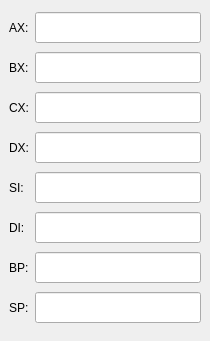
<?xml version="1.0" encoding="UTF-8"?>
<ui version="4.0">
 <class>GeneralRegistersWidget</class>
 <widget class="QDockWidget" name="GeneralRegistersWidget">
  <property name="geometry">
   <rect>
    <x>0</x>
    <y>0</y>
    <width>210</width>
    <height>341</height>
   </rect>
  </property>
  <property name="font">
   <font>
    <weight>75</weight>
    <bold>true</bold>
   </font>
  </property>
  <property name="windowTitle">
   <string>General Registers</string>
  </property>
  <widget class="QWidget" name="dockWidgetContents">
   <layout class="QGridLayout" name="gridLayout">
    <item row="0" column="0">
     <widget class="QLabel" name="label">
      <property name="font">
       <font>
        <weight>50</weight>
        <bold>false</bold>
       </font>
      </property>
      <property name="text">
       <string>AX:</string>
      </property>
      <property name="alignment">
       <set>Qt::AlignLeading|Qt::AlignLeft|Qt::AlignVCenter</set>
      </property>
     </widget>
    </item>
    <item row="0" column="1">
     <widget class="QLineEdit" name="m_ln_ax">
      <property name="font">
       <font>
        <pointsize>14</pointsize>
        <weight>50</weight>
        <bold>false</bold>
       </font>
      </property>
      <property name="readOnly">
       <bool>true</bool>
      </property>
     </widget>
    </item>
    <item row="1" column="0">
     <widget class="QLabel" name="label_2">
      <property name="font">
       <font>
        <weight>50</weight>
        <bold>false</bold>
       </font>
      </property>
      <property name="text">
       <string>BX:</string>
      </property>
      <property name="alignment">
       <set>Qt::AlignLeading|Qt::AlignLeft|Qt::AlignVCenter</set>
      </property>
     </widget>
    </item>
    <item row="1" column="1">
     <widget class="QLineEdit" name="m_ln_bx">
      <property name="font">
       <font>
        <pointsize>14</pointsize>
        <weight>50</weight>
        <bold>false</bold>
       </font>
      </property>
      <property name="readOnly">
       <bool>true</bool>
      </property>
     </widget>
    </item>
    <item row="2" column="0">
     <widget class="QLabel" name="label_3">
      <property name="font">
       <font>
        <weight>50</weight>
        <bold>false</bold>
       </font>
      </property>
      <property name="text">
       <string>CX:</string>
      </property>
      <property name="alignment">
       <set>Qt::AlignLeading|Qt::AlignLeft|Qt::AlignVCenter</set>
      </property>
     </widget>
    </item>
    <item row="2" column="1">
     <widget class="QLineEdit" name="m_ln_cx">
      <property name="font">
       <font>
        <pointsize>14</pointsize>
        <weight>50</weight>
        <bold>false</bold>
       </font>
      </property>
      <property name="readOnly">
       <bool>true</bool>
      </property>
     </widget>
    </item>
    <item row="3" column="0">
     <widget class="QLabel" name="label_4">
      <property name="font">
       <font>
        <weight>50</weight>
        <bold>false</bold>
       </font>
      </property>
      <property name="text">
       <string>DX:</string>
      </property>
      <property name="alignment">
       <set>Qt::AlignLeading|Qt::AlignLeft|Qt::AlignVCenter</set>
      </property>
     </widget>
    </item>
    <item row="3" column="1">
     <widget class="QLineEdit" name="m_ln_dx">
      <property name="font">
       <font>
        <pointsize>14</pointsize>
        <weight>50</weight>
        <bold>false</bold>
       </font>
      </property>
      <property name="readOnly">
       <bool>true</bool>
      </property>
     </widget>
    </item>
    <item row="4" column="0">
     <widget class="QLabel" name="label_5">
      <property name="font">
       <font>
        <weight>50</weight>
        <bold>false</bold>
       </font>
      </property>
      <property name="text">
       <string>SI:</string>
      </property>
      <property name="alignment">
       <set>Qt::AlignLeading|Qt::AlignLeft|Qt::AlignVCenter</set>
      </property>
     </widget>
    </item>
    <item row="4" column="1">
     <widget class="QLineEdit" name="m_ln_si">
      <property name="font">
       <font>
        <pointsize>14</pointsize>
        <weight>50</weight>
        <bold>false</bold>
       </font>
      </property>
      <property name="readOnly">
       <bool>true</bool>
      </property>
     </widget>
    </item>
    <item row="5" column="0">
     <widget class="QLabel" name="label_6">
      <property name="font">
       <font>
        <weight>50</weight>
        <bold>false</bold>
       </font>
      </property>
      <property name="text">
       <string>DI:</string>
      </property>
      <property name="alignment">
       <set>Qt::AlignLeading|Qt::AlignLeft|Qt::AlignVCenter</set>
      </property>
     </widget>
    </item>
    <item row="5" column="1">
     <widget class="QLineEdit" name="m_ln_di">
      <property name="font">
       <font>
        <pointsize>14</pointsize>
        <weight>50</weight>
        <bold>false</bold>
       </font>
      </property>
      <property name="readOnly">
       <bool>true</bool>
      </property>
     </widget>
    </item>
    <item row="6" column="0">
     <widget class="QLabel" name="label_7">
      <property name="font">
       <font>
        <weight>50</weight>
        <bold>false</bold>
       </font>
      </property>
      <property name="text">
       <string>BP:</string>
      </property>
      <property name="alignment">
       <set>Qt::AlignLeading|Qt::AlignLeft|Qt::AlignVCenter</set>
      </property>
     </widget>
    </item>
    <item row="6" column="1">
     <widget class="QLineEdit" name="m_ln_bp">
      <property name="font">
       <font>
        <pointsize>14</pointsize>
        <weight>50</weight>
        <bold>false</bold>
       </font>
      </property>
      <property name="readOnly">
       <bool>true</bool>
      </property>
     </widget>
    </item>
    <item row="7" column="0">
     <widget class="QLabel" name="label_8">
      <property name="font">
       <font>
        <weight>50</weight>
        <bold>false</bold>
       </font>
      </property>
      <property name="text">
       <string>SP:</string>
      </property>
      <property name="alignment">
       <set>Qt::AlignLeading|Qt::AlignLeft|Qt::AlignVCenter</set>
      </property>
     </widget>
    </item>
    <item row="7" column="1">
     <widget class="QLineEdit" name="m_ln_sp">
      <property name="font">
       <font>
        <pointsize>14</pointsize>
        <weight>50</weight>
        <bold>false</bold>
       </font>
      </property>
      <property name="readOnly">
       <bool>true</bool>
      </property>
     </widget>
    </item>
   </layout>
  </widget>
 </widget>
 <resources/>
 <connections/>
</ui>
